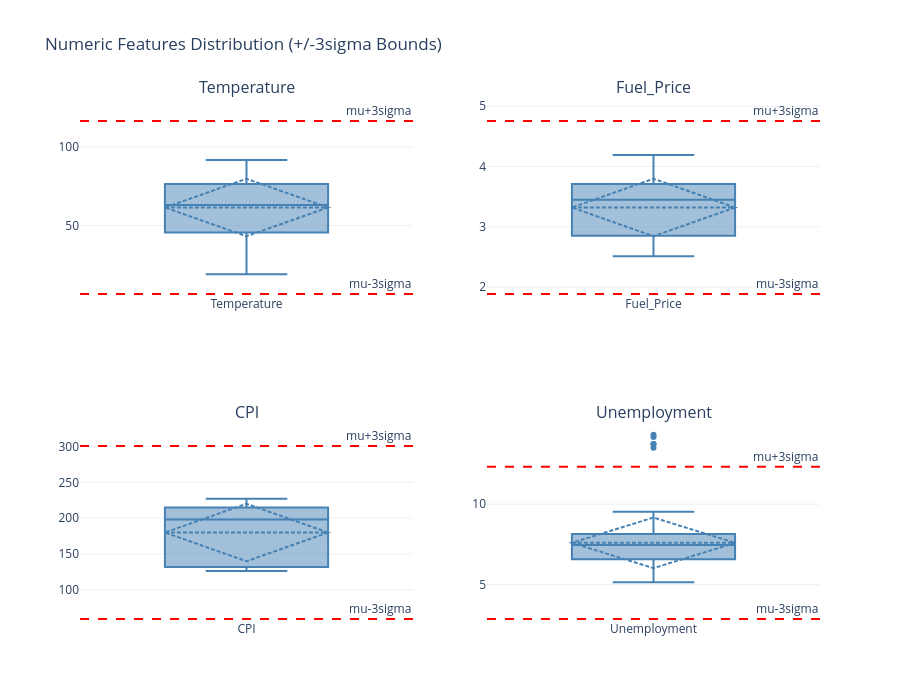

Notebook cell for this chart:
### Markdown cell above
## Numeric Features Analysis and Outlier Detection

Outliers in economic indicators (CPI, Unemployment) or environmental features (Temperature) can distort model training. Detecting them with the 3-sigma rule quantifies how many rows would be lost and whether removal is justified.

### Code cell
numeric_cols = ['Temperature', 'Fuel_Price', 'CPI', 'Unemployment']

display(Markdown("### Numeric Features - Distribution & Outlier Detection (+/-3sigma rule)"))

display(df[numeric_cols].describe().round(2).style.set_caption("Numeric Features Summary"))

outlier_bounds = {}
outlier_rows = []

for col in numeric_cols:
    data = df[col].dropna()
    mean = data.mean()
    std = data.std()
    lower = mean - 3 * std
    upper = mean + 3 * std

    outlier_bounds[col] = {'lower': lower, 'upper': upper, 'mean': mean, 'std': std}

    outliers_count = ((data < lower) | (data > upper)).sum()
    outliers_pct = (outliers_count / len(data)) * 100

    outlier_rows.append({
        'Feature': col,
        'mu-3sigma': f"{lower:.2f}",
        'mu+3sigma': f"{upper:.2f}",
        'Actual Min': f"{data.min():.2f}",
        'Actual Max': f"{data.max():.2f}",
        'Outliers': outliers_count,
        'Outliers %': f"{outliers_pct:.1f}%"
    })

outlier_df = pd.DataFrame(outlier_rows).set_index('Feature')
display(outlier_df.style.set_caption("Outlier Detection (+/-3sigma Rule)"))

fig = make_subplots(
    rows=2, cols=2,
    subplot_titles=numeric_cols,
    specs=[[{"type": "box"}, {"type": "box"}], [{"type": "box"}, {"type": "box"}]]
)

positions = [(1,1), (1,2), (2,1), (2,2)]

for col, (row, col_num) in zip(numeric_cols, positions):
    data = df[col].dropna()
    bounds = outlier_bounds[col]

    fig.add_trace(
        go.Box(y=data, name=col, marker_color='steelblue', boxmean='sd'),
        row=row, col=col_num
    )

    fig.add_hline(y=bounds['upper'], line_dash="dash", line_color="red",
                  annotation_text="mu+3sigma", row=row, col=col_num)
    fig.add_hline(y=bounds['lower'], line_dash="dash", line_color="red",
                  annotation_text="mu-3sigma", row=row, col=col_num)

fig.update_layout(title_text='Numeric Features Distribution (+/-3sigma Bounds)', showlegend=False, height=700)
fig.write_image(".doc/notebook_plots/01_EDA/Numeric_Features_Distribution.png")
fig.show()

display(Markdown(
    "**Observation:** Only Unemployment has outliers (5 cases, 3.7%)\n\n"
    "**Decision:** Remove rows with outliers in numeric features (minimal data loss, improves model quality)"
))

### Figure 1 — Plotly figure (JSON) as saved in the notebook; plotly's stock layout.template omitted (floating-point values rounded to 4 significant figures; data arrays with more than 128 entries replaced by an {"elided": "..."} marker saying what was removed)
{"data": [{"boxmean": "sd", "marker": {"color": "steelblue"}, "name": "Temperature", "type": "box", "xaxis": "x", "y": {"elided": "132 float values"}, "yaxis": "y"}, {"boxmean": "sd", "marker": {"color": "steelblue"}, "name": "Fuel_Price", "type": "box", "xaxis": "x2", "y": {"elided": "136 float values"}, "yaxis": "y2"}, {"boxmean": "sd", "marker": {"color": "steelblue"}, "name": "CPI", "type": "box", "xaxis": "x3", "y": {"elided": "138 float values"}, "yaxis": "y3"}, {"boxmean": "sd", "marker": {"color": "steelblue"}, "name": "Unemployment", "type": "box", "xaxis": "x4", "y": {"elided": "135 float values"}, "yaxis": "y4"}], "layout": {"annotations": [{"font": {"size": 16}, "showarrow": false, "text": "Temperature", "x": 0.225, "xanchor": "center", "xref": "paper", "y": 1, "yanchor": "bottom", "yref": "paper"}, {"font": {"size": 16}, "showarrow": false, "text": "Fuel_Price", "x": 0.775, "xanchor": "center", "xref": "paper", "y": 1, "yanchor": "bottom", "yref": "paper"}, {"font": {"size": 16}, "showarrow": false, "text": "CPI", "x": 0.225, "xanchor": "center", "xref": "paper", "y": 0.375, "yanchor": "bottom", "yref": "paper"}, {"font": {"size": 16}, "showarrow": false, "text": "Unemployment", "x": 0.775, "xanchor": "center", "xref": "paper", "y": 0.375, "yanchor": "bottom", "yref": "paper"}, {"showarrow": false, "text": "mu+3sigma", "x": 1, "xanchor": "right", "xref": "x domain", "y": 116.5, "yanchor": "bottom", "yref": "y"}, {"showarrow": false, "text": "mu-3sigma", "x": 1, "xanchor": "right", "xref": "x domain", "y": 6.261, "yanchor": "bottom", "yref": "y"}, {"showarrow": false, "text": "mu+3sigma", "x": 1, "xanchor": "right", "xref": "x2 domain", "y": 4.755, "yanchor": "bottom", "yref": "y2"}, {"showarrow": false, "text": "mu-3sigma", "x": 1, "xanchor": "right", "xref": "x2 domain", "y": 1.886, "yanchor": "bottom", "yref": "y2"}, {"showarrow": false, "text": "mu+3sigma", "x": 1, "xanchor": "right", "xref": "x3 domain", "y": 300.7, "yanchor": "bottom", "yref": "y3"}, {"showarrow": false, "text": "mu-3sigma", "x": 1, "xanchor": "right", "xref": "x3 domain", "y": 59.07, "yanchor": "bottom", "yref": "y3"}, {"showarrow": false, "text": "mu+3sigma", "x": 1, "xanchor": "right", "xref": "x4 domain", "y": 12.33, "yanchor": "bottom", "yref": "y4"}, {"showarrow": false, "text": "mu-3sigma", "x": 1, "xanchor": "right", "xref": "x4 domain", "y": 2.867, "yanchor": "bottom", "yref": "y4"}], "height": 700, "shapes": [{"line": {"color": "red", "dash": "dash"}, "type": "line", "x0": 0, "x1": 1, "xref": "x domain", "y0": 116.5, "y1": 116.5, "yref": "y"}, {"line": {"color": "red", "dash": "dash"}, "type": "line", "x0": 0, "x1": 1, "xref": "x domain", "y0": 6.261, "y1": 6.261, "yref": "y"}, {"line": {"color": "red", "dash": "dash"}, "type": "line", "x0": 0, "x1": 1, "xref": "x2 domain", "y0": 4.755, "y1": 4.755, "yref": "y2"}, {"line": {"color": "red", "dash": "dash"}, "type": "line", "x0": 0, "x1": 1, "xref": "x2 domain", "y0": 1.886, "y1": 1.886, "yref": "y2"}, {"line": {"color": "red", "dash": "dash"}, "type": "line", "x0": 0, "x1": 1, "xref": "x3 domain", "y0": 300.7, "y1": 300.7, "yref": "y3"}, {"line": {"color": "red", "dash": "dash"}, "type": "line", "x0": 0, "x1": 1, "xref": "x3 domain", "y0": 59.07, "y1": 59.07, "yref": "y3"}, {"line": {"color": "red", "dash": "dash"}, "type": "line", "x0": 0, "x1": 1, "xref": "x4 domain", "y0": 12.33, "y1": 12.33, "yref": "y4"}, {"line": {"color": "red", "dash": "dash"}, "type": "line", "x0": 0, "x1": 1, "xref": "x4 domain", "y0": 2.867, "y1": 2.867, "yref": "y4"}], "showlegend": false, "title": {"text": "Numeric Features Distribution (+/-3sigma Bounds)"}, "xaxis": {"anchor": "y", "domain": [0, 0.45]}, "xaxis2": {"anchor": "y2", "domain": [0.55, 1]}, "xaxis3": {"anchor": "y3", "domain": [0, 0.45]}, "xaxis4": {"anchor": "y4", "domain": [0.55, 1]}, "yaxis": {"anchor": "x", "domain": [0.625, 1]}, "yaxis2": {"anchor": "x2", "domain": [0.625, 1]}, "yaxis3": {"anchor": "x3", "domain": [0, 0.375]}, "yaxis4": {"anchor": "x4", "domain": [0, 0.375]}}}
